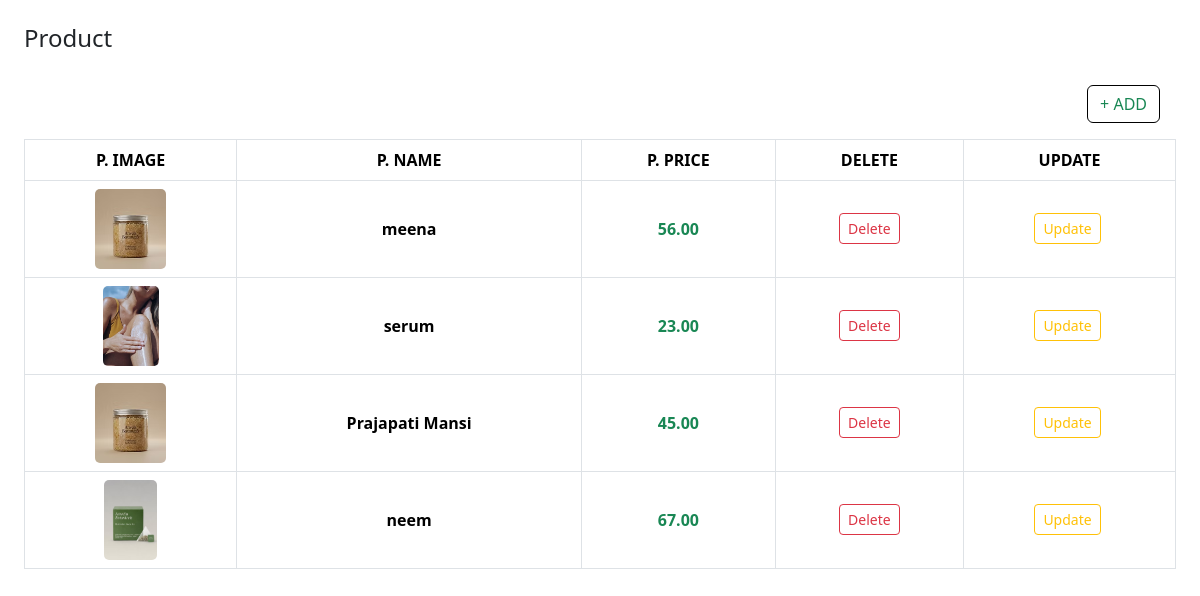
Page /dashboard/ on the earlier database version.
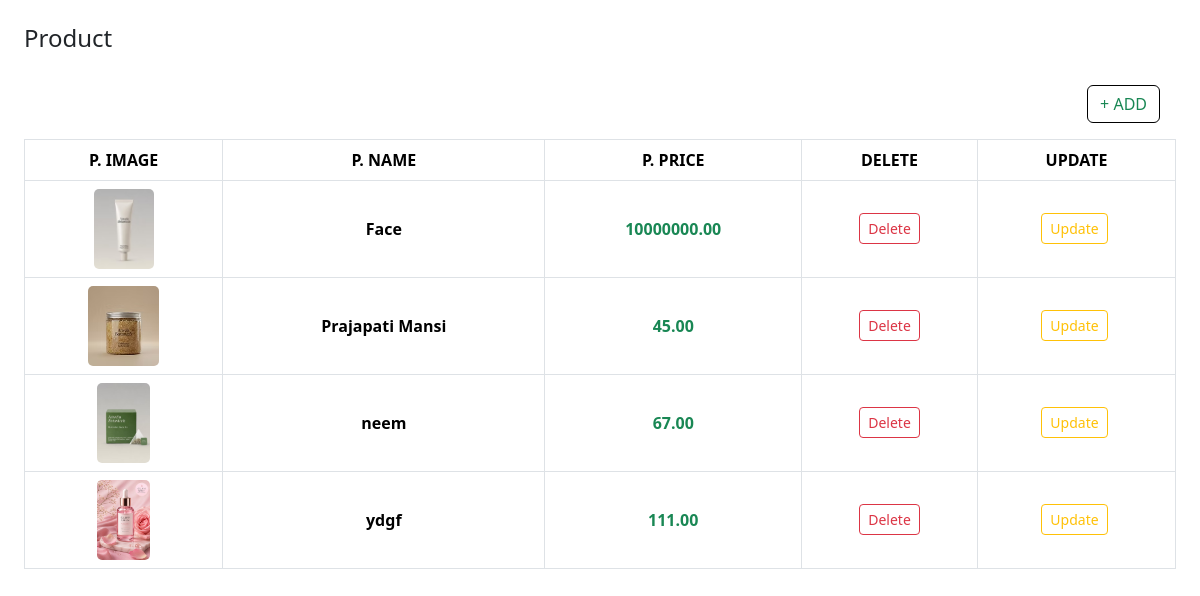
Same page on the later database version.
### core/models.py (models this page shows, shortened)
class Product(models.Model):
    image = models.ImageField(upload_to='products/')
    name = models.CharField(max_length=255)
    price = models.DecimalField(max_digits=10, decimal_places=2)

### core/views.py (the view, shortened to what this page needs)
# urls.py: path('dashboard/',dashboard,name="dashboard"),
def dashboard(request):
    queryset = Product.objects.all()
    context = {
        'products': queryset
    }
    return render(request, "dashboard.html", context)

### core/TEMPLATES/dashboard.html (shortened to what this page needs)
{% load static %}
<!DOCTYPE html>
<html lang="en">
<head>
    <link href="https://cdn.jsdelivr.net/npm/bootstrap@5.3.8/dist/css/bootstrap.min.css" rel="stylesheet">
</head>
<body>
    <div class="myshop">
            <h4 class="pt-4 ms-4">Product</h4>
        <div class="rights p-4">
           <div class="add d-flex justify-content-end">
            <button class="btn btn-outline-success border-black  mb-3 me-3" data-bs-toggle="modal" data-bs-target="#addModal">+ ADD</button>
        </div>
        <div class="table-responsive">
            <table class="table table-bordered align-middle text-center">
                <thead class="table-black bg-secondary">
                    <tr>
                        <th>P. IMAGE</th>
                        <th>P. NAME</th>
                        <th>P. PRICE</th>
                        <th>DELETE</th>
                        <th>UPDATE</th>
                    </tr>
                </thead>
                <tbody>
                    {% for Product in products %}
                    <tr>
                        <td>
                            {% if Product.image %}
                                <img src="{{ Product.image.url }}" alt="Product Image" height="80" style="object-fit: cover; border-radius: 5px;">
                            {% else %}
                                <span class="text-muted">No Image</span>
                            {% endif %}
                        </td>
                        <td class="fw-bold">{{ Product.name }}</td>
                        <td class="text-success fw-bold">{{ Product.price }}</td>
                        <td>
                            <a href="{% url 'delete' Product.id %}" class="btn btn-outline-danger btn-sm">Delete</a>
                        </td>
                        <td>
                            <a href="{% url 'update_product' Product.id %}" class="btn btn-outline-warning btn-sm me-1" >Update</a>
                        </td>
                    </tr>
                    {% empty %}
                        <tr>
                            <td colspan="5">No Products Available</td>
                        </tr>
                    {% endfor %}
                </tbody>
            </table>
        </div>
        </div>
    </div>
</body>
</html>

Differences in the rows shown:
removed Product: image (picture), name "meena", price "56.00"
removed Product: image (picture), name "serum", price "23.00"
added Product: image (picture), name "Face", price "10000000.00"
added Product: image (picture), name "ydgf", price "111.00"
